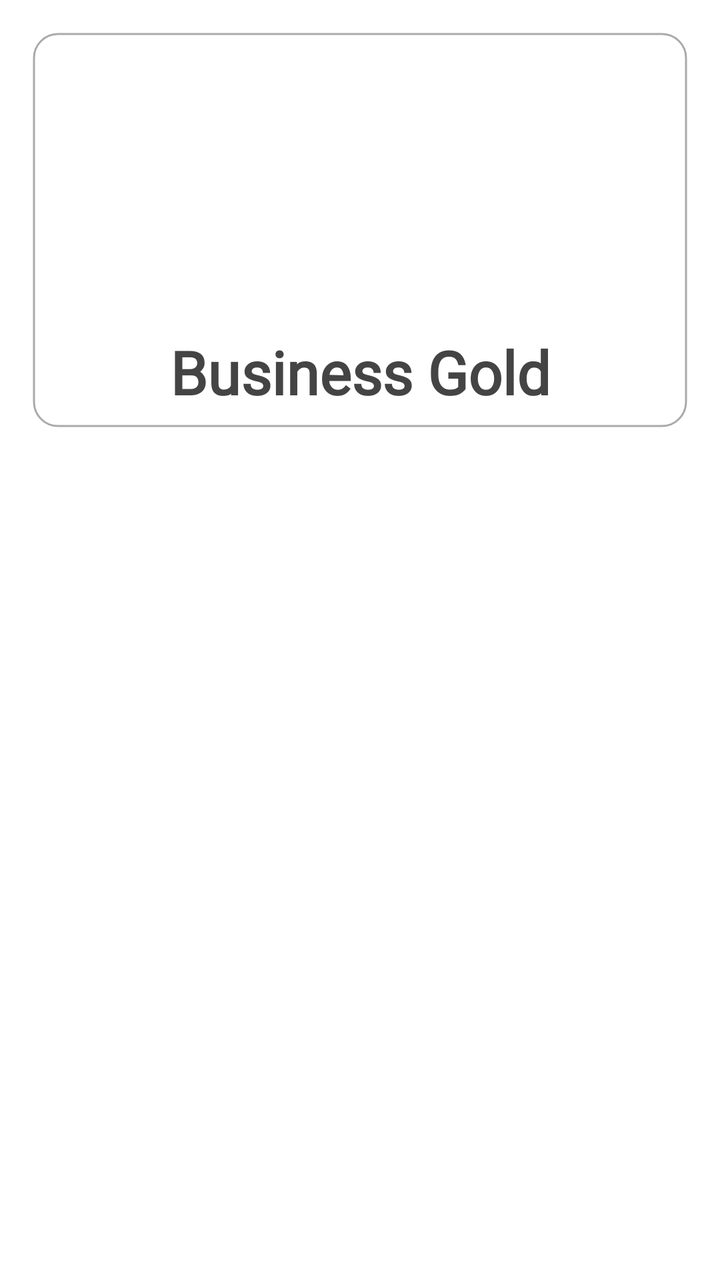
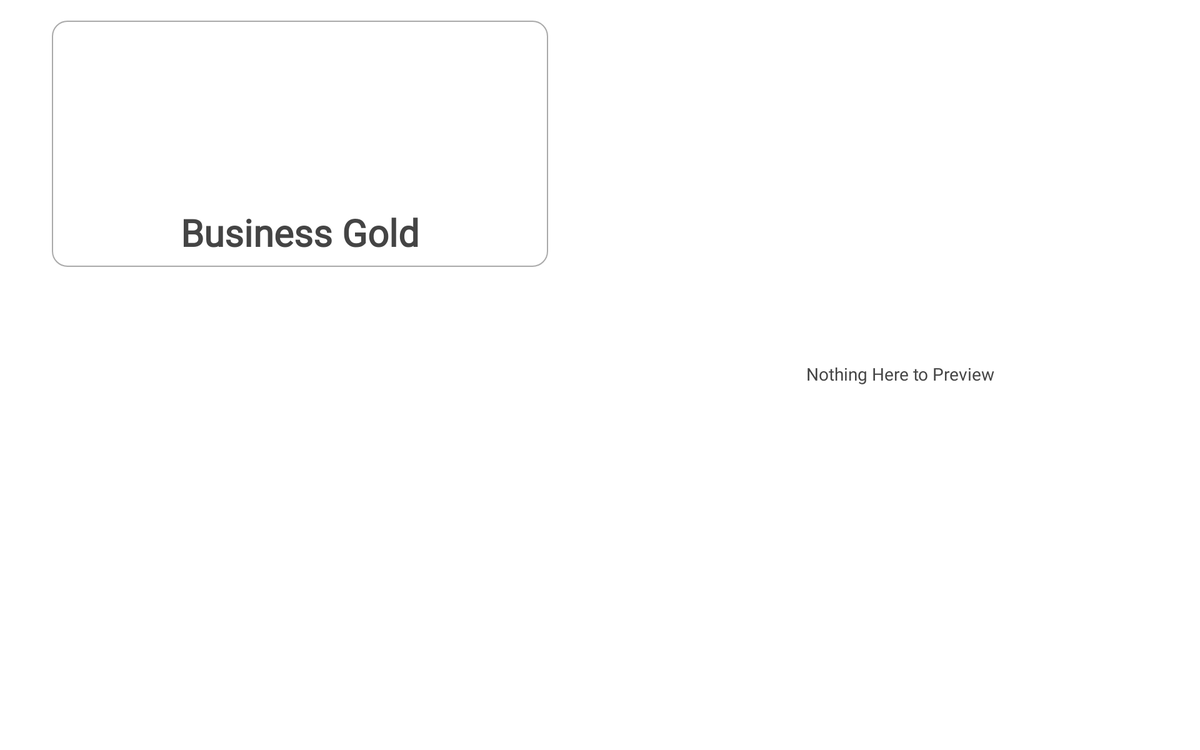

Two renders of one Android screen. The first uses the default layout on a phone; the second uses the alternative layout the repository ships for a different screen configuration, on a matching device. The two XML files are below.
<!-- AndroidManifest.xml: application theme Theme.CourseTemplate -->
<!-- res/layout/activity_course_view.xml -->
<?xml version="1.0" encoding="utf-8"?>
<FrameLayout android:id="@+id/main" xmlns:android="http://schemas.android.com/apk/res/android"
    xmlns:tools="http://schemas.android.com/tools"
    android:layout_width="match_parent"
    android:layout_height="match_parent"
    tools:context=".CourseViewActivity">
    <include android:id="@+id/subitem_list" layout="@layout/course_view_list"/>
    <include android:id="@+id/subitem_viewer" layout="@layout/course_view_preview" android:visibility="gone"/>
</FrameLayout>
<!-- res/layout/course_view_list.xml (included above) -->
<?xml version="1.0" encoding="utf-8"?>
<androidx.constraintlayout.widget.ConstraintLayout xmlns:android="http://schemas.android.com/apk/res/android"
    xmlns:app="http://schemas.android.com/apk/res-auto"
    xmlns:tools="http://schemas.android.com/tools"
    android:layout_width="match_parent"
    android:layout_height="match_parent">
    <com.google.android.material.imageview.ShapeableImageView
        android:id="@+id/image"
        app:layout_constraintTop_toTopOf="parent"
        app:layout_constraintStart_toStartOf="parent"
        app:layout_constraintEnd_toEndOf="parent"
        android:layout_width="0dp"
        app:layout_constraintWidth_max="400dp"
        app:layout_constraintWidth_min="wrap"
        android:layout_height="200dp"
        android:layout_margin="15dp"
        android:padding="2dp"
        android:scaleType="centerCrop"
        app:shapeAppearance="@style/ShapeAppearance.Material3.Corner.Medium"
        app:strokeWidth="1dp" app:strokeColor="#aaaaaa"/>
    <TextView
        app:layout_constraintBottom_toBottomOf="@id/image"
        app:layout_constraintStart_toStartOf="@id/image"
        app:layout_constraintEnd_toEndOf="@id/image"
        android:layout_width="0dp"
        android:layout_height="wrap_content"
        android:layout_gravity="bottom"
        android:gravity="center_horizontal"
        android:textStyle="bold"
        android:padding="10dp"
        android:textSize="30sp"
        android:text="Business Gold"/>
    <com.google.android.material.card.MaterialCardView
        android:layout_width="0dp"
        android:layout_height="wrap_content"
        android:layout_margin="15dp"
        app:cardBackgroundColor="#11aaaaaa"
        app:strokeWidth="0dp"
        app:layout_constraintBottom_toBottomOf="parent"
        app:layout_constraintEnd_toEndOf="parent"
        app:layout_constrainedHeight="true"
        app:layout_constraintStart_toStartOf="parent"
        app:layout_constraintTop_toBottomOf="@id/image"
        app:layout_constraintVertical_bias="0.0"
        app:layout_constraintWidth_max="400dp">

        <androidx.recyclerview.widget.RecyclerView
            android:layout_height="wrap_content" android:layout_width="match_parent"
            android:id="@+id/rcv"
            android:orientation="vertical"
            app:layoutManager="androidx.recyclerview.widget.LinearLayoutManager"
            tools:itemCount="5"
            android:layout_marginBottom="-2dp"
            tools:listitem="@layout/item_expandable_item" />
    </com.google.android.material.card.MaterialCardView>
</androidx.constraintlayout.widget.ConstraintLayout>
<!-- res/layout/course_view_preview.xml (included above) -->
<?xml version="1.0" encoding="utf-8"?>
<androidx.constraintlayout.widget.ConstraintLayout xmlns:android="http://schemas.android.com/apk/res/android"
    xmlns:app="http://schemas.android.com/apk/res-auto"
    xmlns:tools="http://schemas.android.com/tools"
    android:layout_width="match_parent"
    android:layout_height="match_parent"
    android:background="?backgroundColor"
    android:clickable="true"
    android:clipToPadding="false"
    android:focusable="true">


    <com.google.android.material.card.MaterialCardView
        android:id="@+id/videoContainer"
        android:layout_width="0dp"
        android:layout_height="0dp"
        android:layout_marginHorizontal="25dp"
        android:padding="2dp"
        app:cardBackgroundColor="?backgroundColor"
        app:layout_constraintBottom_toTopOf="@id/title"
        app:layout_constraintDimensionRatio="16:9"
        app:layout_constraintEnd_toEndOf="parent"
        app:layout_constraintStart_toStartOf="parent"
        app:layout_constraintTop_toTopOf="parent"
        app:layout_constraintVertical_chainStyle="packed"
        app:layout_constraintWidth_max="600dp"
        app:shapeAppearance="@style/ShapeAppearance.Material3.Corner.ExtraLarge"
        app:strokeColor="#aaaaaa">
        <TextView android:id="@+id/video"
            android:layout_width="match_parent" android:layout_height="match_parent"
            android:background="#11aaaaaa"
            android:gravity="center" android:text="Video. Click to toggle FullScreen"/>
    </com.google.android.material.card.MaterialCardView>

    <TextView
        android:id="@+id/title"
        android:layout_width="0dp"
        android:layout_height="wrap_content"
        android:paddingTop="25dp"
        android:text="Video Title" android:textStyle="bold"
        android:textSize="24sp"
        app:layout_constraintBottom_toTopOf="@id/text"
        app:layout_constraintEnd_toEndOf="@id/videoContainer"
        app:layout_constraintStart_toStartOf="@id/videoContainer"
        app:layout_constraintTop_toBottomOf="@id/videoContainer" />

    <TextView
        android:id="@+id/text"
        android:layout_width="0dp"
        android:layout_height="wrap_content"
        android:paddingTop="5dp"
        android:paddingBottom="15dp"
        android:text="Summary of what explained in this video. i.e., what are the key points, things to remember, and the short tasks within the video."
        app:layout_constraintBottom_toTopOf="@id/btnNextVideo"
        app:layout_constraintEnd_toEndOf="@id/videoContainer"
        app:layout_constraintStart_toStartOf="@id/videoContainer"
        app:layout_constraintTop_toBottomOf="@id/title" />

    <com.google.android.material.button.MaterialButton
        android:id="@+id/btnNextVideo"
        android:layout_width="wrap_content"
        android:layout_height="wrap_content"
        android:insetLeft="5dp"
        android:insetRight="5dp"
        android:text="Next Video"
        app:cornerRadius="8dp"
        app:layout_constraintBottom_toBottomOf="parent"
        app:layout_constraintEnd_toEndOf="@id/videoContainer"
        app:layout_constraintHorizontal_bias="1.0"
        app:layout_constraintStart_toStartOf="@id/videoContainer"
        app:layout_constraintTop_toBottomOf="@id/text" />


    <ImageButton
        android:id="@+id/closePreview"
        android:layout_width="wrap_content"
        android:layout_height="wrap_content"
        android:layout_margin="25dp"
        android:background="@drawable/selectable_nav_item_bg_alt"
        android:padding="15dp"
        android:src="@drawable/close"
        app:layout_constraintStart_toStartOf="parent"
        app:layout_constraintTop_toTopOf="parent"
        app:tint="?colorOnBackground" />
</androidx.constraintlayout.widget.ConstraintLayout>
<!-- resources referenced by this layout -->
<resources>
  <!-- drawable close (drawable) -->
  <vector xmlns:android="http://schemas.android.com/apk/res/android"
      android:width="25dp"
      android:height="25dp"
      android:viewportWidth="24"
      android:viewportHeight="24">
    <path
        android:fillColor="?colorOnBackground"
        android:pathData="M23.707,0.293h0a1,1 0,0 0,-1.414 0L12,10.586 1.707,0.293a1,1 0,0 0,-1.414 0h0a1,1 0,0 0,0 1.414L10.586,12 0.293,22.293a1,1 0,0 0,0 1.414h0a1,1 0,0 0,1.414 0L12,13.414 22.293,23.707a1,1 0,0 0,1.414 0h0a1,1 0,0 0,0 -1.414L13.414,12 23.707,1.707A1,1 0,0 0,23.707 0.293Z"/>
  </vector>
  <!-- drawable selectable_nav_item_bg_alt (drawable) -->
  <?xml version="1.0" encoding="utf-8"?>
  <selector xmlns:android="http://schemas.android.com/apk/res/android" android:exitFadeDuration="200">
      <item android:state_selected="true">
          <shape>
              <corners android:radius="15dp"/>
              <solid android:color="#22aaaaaa"/>
          </shape>
      </item>
      <item android:state_hovered="true">
          <shape>
              <corners android:radius="15dp"/>
              <solid android:color="#22aaaaaa"/>
          </shape>
      </item>
      <item android:state_pressed="true">
          <shape>
              <corners android:radius="15dp"/>
              <solid android:color="#44aaaaaa"/>
          </shape>
      </item>
      <item>
          <shape>
              <corners android:radius="15dp"/>
              <solid android:color="#11aaaaaa"/>
          </shape>
      </item>
  </selector>
  <style name="Theme.CourseTemplate" parent="BaseTheme">
          <item name="cornerRadius">10dp</item>
          <item name="fontFamily">@font/poppins</item>
          <item name="android:fontFamily">?fontFamily</item>
          <item name="android:includeFontPadding">false</item>
          <item name="android:textColor">?colorOnBackground</item>
      </style>
  <!-- from res/values-v31/ -->
  <style name="BaseTheme" parent="Base.Theme.CourseTemplate">
          <item name="android:overScrollMode">always</item>
      </style>
  <style name="Base.Theme.CourseTemplate" parent="Theme.Material3.DayNight.NoActionBar">
          <item name="colorPrimary">@color/primary_light_mode</item> <item name="colorOnPrimary">@color/color_on_primary_light</item>
          <item name="colorSecondary">@color/secondary_light_mode</item> <item name="colorOnSecondary">@color/color_on_secondary_light</item>
          <item name="backgroundColor">@color/bg_light</item> <item name="colorOnBackground">@color/fg_light_mode</item>
          <item name="android:windowBackground">@color/bg_light</item>
          <item name="cardBackgroundColor">@color/bg_light_alt</item>
          <item name="android:windowLightStatusBar">true</item>
          <item name="android:statusBarColor">?colorOnPrimary</item>
          <item name="android:ellipsize">end</item>
      </style>
  <color name="primary_light_mode">@color/brand_dark</color>
  <color name="color_on_primary_light">#fff</color>
  <color name="secondary_light_mode">@color/brand</color>
  <color name="color_on_secondary_light">@color/fg_light</color>
  <color name="bg_light">#fff</color>
  <color name="fg_light_mode">@color/fg_dark</color>
  <color name="bg_light_alt">#eee</color>
  <color name="brand_dark">#8f6a2e</color>
  <color name="brand">#8f6a2e</color>
  <color name="fg_light">#ccc</color>
  <color name="fg_dark">#444</color>
</resources>
<!-- res/layout-w700dp/activity_course_view.xml (the repository's variant of the layout above) -->
<!-- drawn on a 7-inch tablet turned sideways -->
<?xml version="1.0" encoding="utf-8"?>
<androidx.constraintlayout.widget.ConstraintLayout xmlns:android="http://schemas.android.com/apk/res/android"
    xmlns:tools="http://schemas.android.com/tools"
    xmlns:app="http://schemas.android.com/apk/res-auto"
    android:id="@+id/main"
    android:layout_width="match_parent"
    android:layout_height="match_parent"
    tools:context=".CourseViewActivity">
    <include android:id="@+id/subitem_list" layout="@layout/course_view_list"
        app:layout_constraintTop_toTopOf="parent"
        app:layout_constraintBottom_toBottomOf="parent"
        app:layout_constraintStart_toStartOf="parent"
        app:layout_constraintEnd_toStartOf="@id/subitem_viewer"
        android:layout_width="0dp"
        android:layout_height="match_parent"/>
    <TextView android:id="@+id/visibilityHelper"
        android:layout_width="0dp"
        android:layout_height="0dp"
        android:visibility="visible"
        app:layout_constraintStart_toStartOf="@id/subitem_viewer"
        app:layout_constraintEnd_toEndOf="@id/subitem_viewer"
        app:layout_constraintTop_toTopOf="@id/subitem_viewer"
        app:layout_constraintBottom_toBottomOf="@id/subitem_viewer"
        android:text="Nothing Here to Preview"
        android:gravity="center"/>
    <include android:id="@+id/subitem_viewer" layout="@layout/course_view_preview"
        app:layout_constraintTop_toTopOf="parent"
        app:layout_constraintBottom_toBottomOf="parent"
        app:layout_constraintStart_toEndOf="@id/subitem_list"
        app:layout_constraintEnd_toEndOf="parent"
        android:visibility="invisible"
        android:layout_width="0dp"

        android:layout_height="match_parent"/>
</androidx.constraintlayout.widget.ConstraintLayout>
